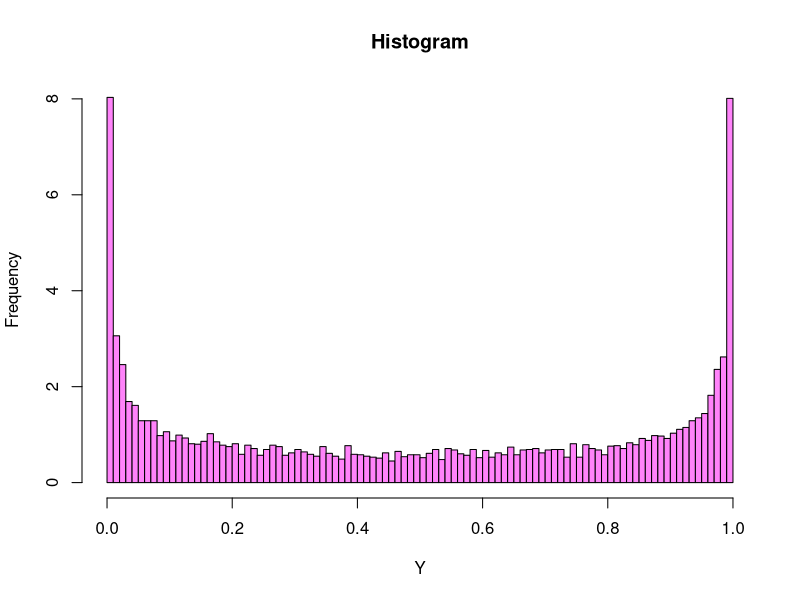
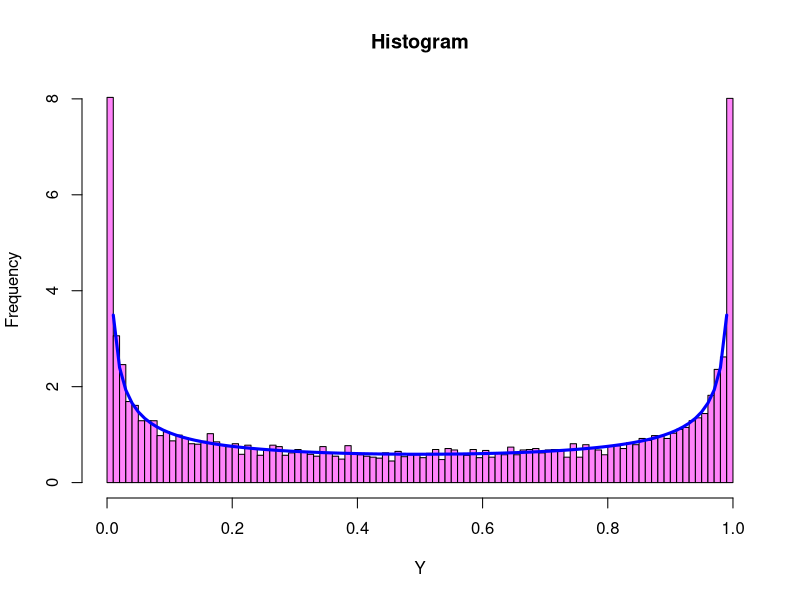
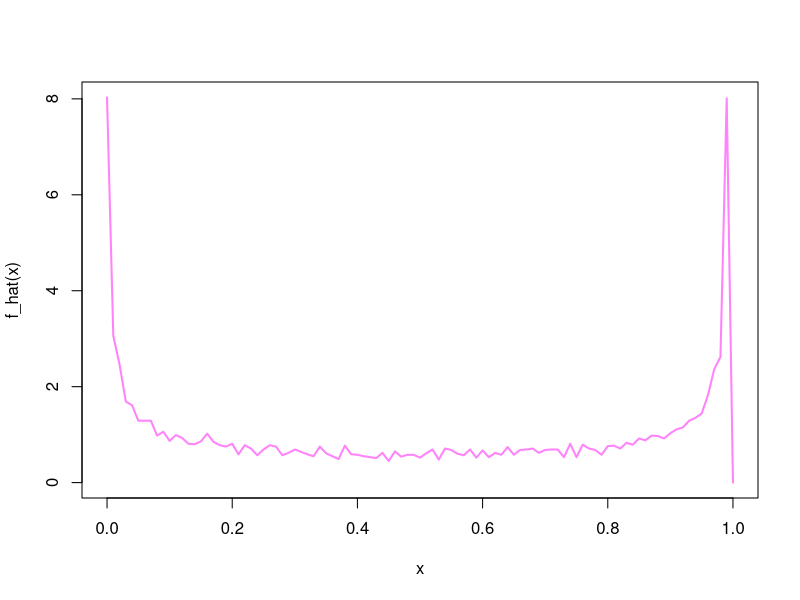
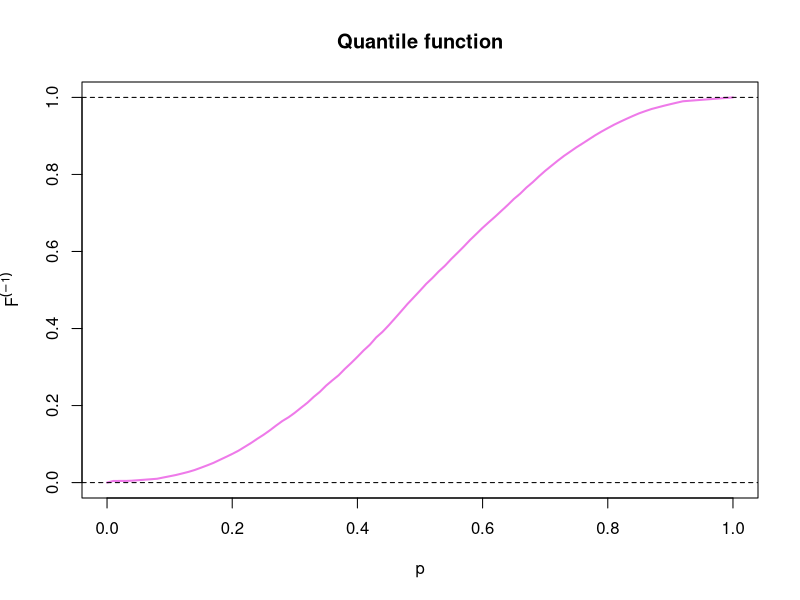
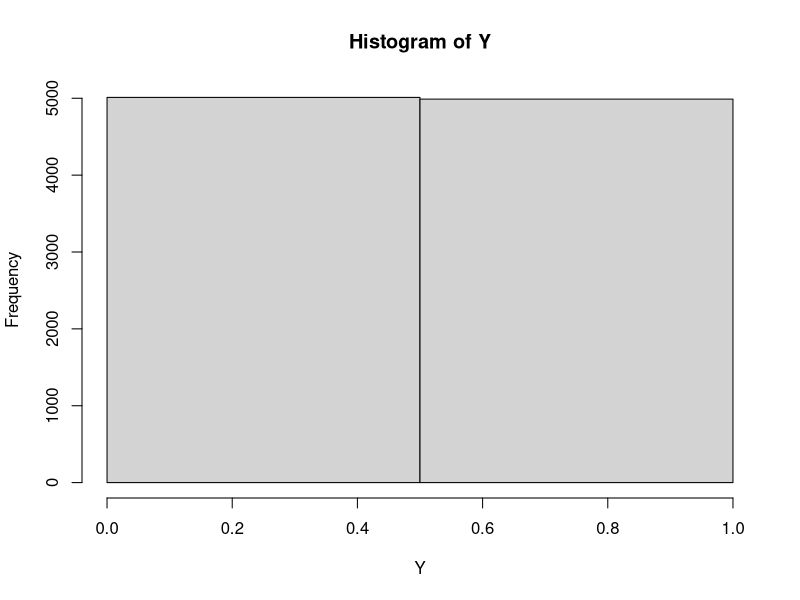
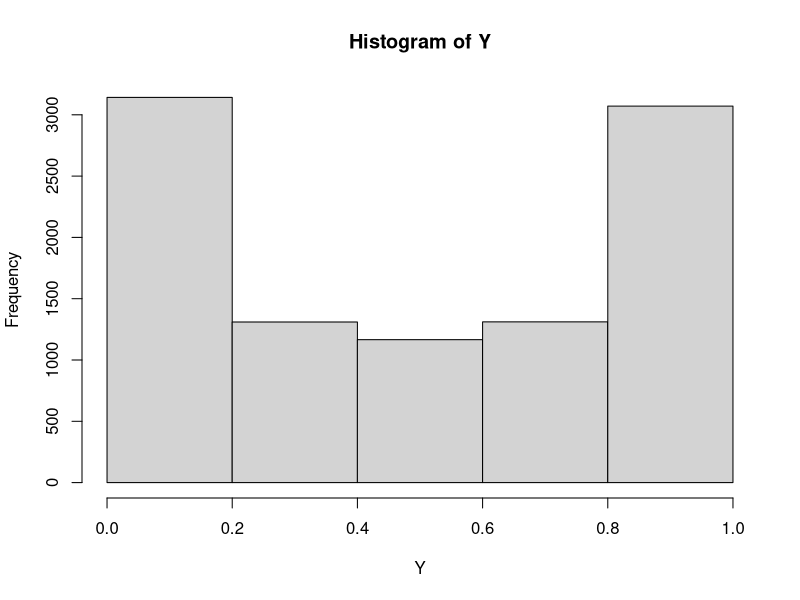
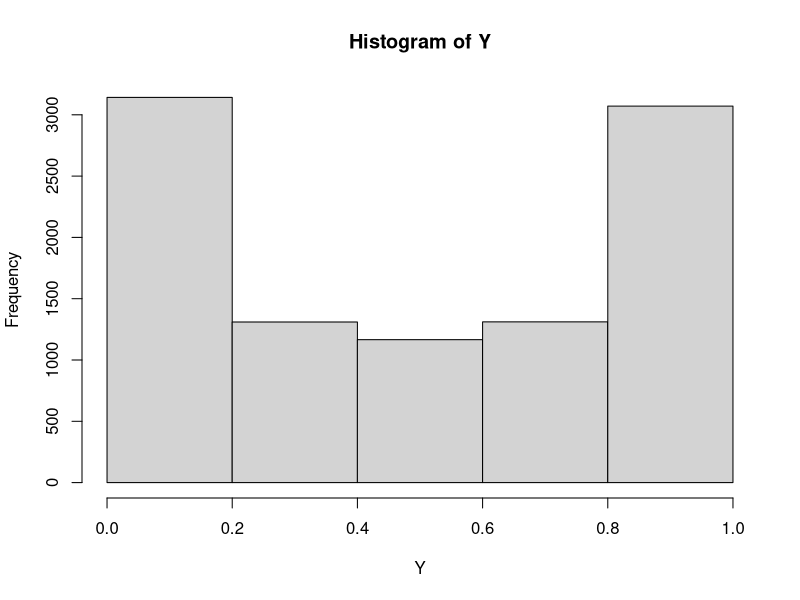
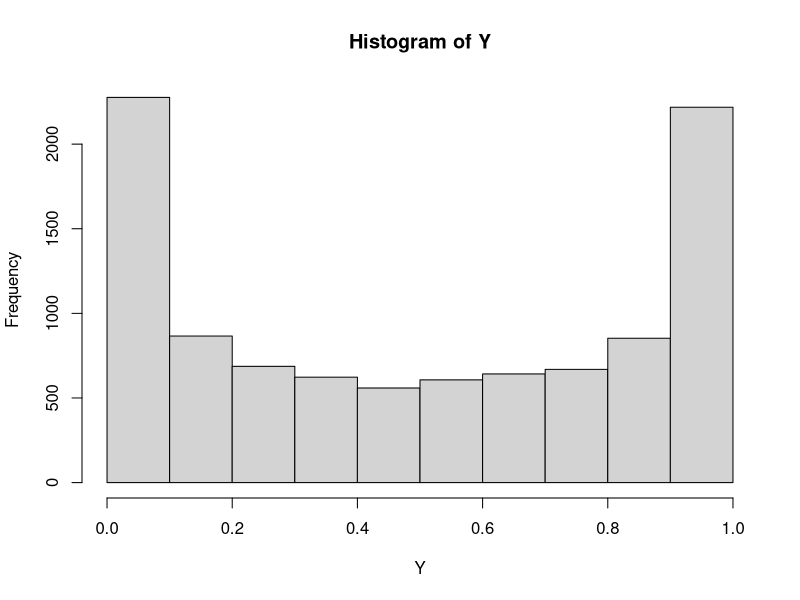

Write R code to recreate these figures, in order. (Note: a time limit stopped this script after it produced the figures.)
## ---- chunk 1
knitr::opts_chunk$set(echo = TRUE)
## ---- chunk 2
# Set alpha and beta 0.45
Y = rbeta(10000, 0.45, 0.45)
h = 0.01 # length of the bins 
N = round(1/h) # number of bins

# Plot the histogram
hist(Y, breaks = N, main = "Histogram", col="orchid1", 
     ylab = "Frequency", xlab = "Y", freq = F)
## ---- chunk 3
# Add to the plot the density of the true Beta.
X <- function(x) dbeta(x, 0.45, 0.45)
histogram = hist(Y, breaks=N, main="Histogram", freq = F, 
                 col="orchid1", ylab = "Frequency", xlab = "Y")
curve(X, 0, 1, add = T, col='blue', lwd = 3)
## ---- chunk 4
# histogram$density is the vector with all the heigts of the rectangles
# h is the length of each bins
pi <- histogram$density*h
sum(pi)
## ---- chunk 5
bins <- histogram$breaks # Set the bins
d <- histogram$density # Set the height of the bins

# Compute the function
f_hat <- function(x) {
  f_r <- 0
  for (j in 1:N){
    f_r = f_r + d[j]*(x >= bins[j])*(x < bins[j+1])
  }
  return (f_r)
}

# Let's see the plot of this function
curve(f_hat(x), from=0, to=1, lwd=2, col='orchid1')

# Let's see if this is a proper density
# We must expect an area under the curve, from 0 to 1, equal to 1
# In order to evaluate this integral, we had to set an higher number of subdivisions
integrate(f_hat, lower=0, upper=1, subdivisions=1000)

## ---- chunk 6
# We can get the quantile function via the density itself

# Consider the value of the integral, keeping in mind that when t>=1
# That value should be 1
my_int <- function(t) ifelse(t >= 1, 1, 
                             integrate(f_hat, -Inf, t, 
                                       subdivisions = 1000)$value) 
my_eq <- function(y, p) my_int(y) - p
F_q <- function(p) uniroot(my_eq, c(0,1), p = p)$root

# Now that we have our quantile function we can plot it
# But first we need to vectorize it
F_q_vec <- Vectorize(F_q, "p")
curve(F_q_vec(x), from = 0, to = 1,
      xlab = "p", ylab = expression(F^(-1)),
      lwd = 2, col = "orchid2", main='Quantile function')
abline(h=0, lty=2)
abline(h=1, lty=2)
## ---- chunk 7
# Generate the quantile function F^-1 of Y~Beta(0.45, 0.45)
Q_beta <- function(p) qbeta(p, 0.45, 0.45)

# Define a function that evaluate the p=1 Wasserstein distance
my_wasserstein <- function(h, e) {
  
  # Input:
  #       h <- binwidth
  #       e <- approximation level
  
  N = round(1/h)
  bins <- seq(0, 1, h) # Set the bins
  d <- hist(Y, breaks=N)$density # Set the height of the bins
  
  # Compute the function to evaluate f_hat
  f_hat <- function(x) {
    f_r <- 0
    for (j in 1:N){
      f_r = f_r + d[j]*(x >= bins[j])*(x < bins[j+1])
    }
    return (f_r)
  }
  
  # Get its quantile function
  my_int <- function(t) ifelse(t >= 1, 1, 
                               integrate(f_hat, -Inf, t, 
                                         subdivisions = 100/h)$value) 
  my_eq <- function(y, p) my_int(y) - p
  F_q <- function(p) uniroot(my_eq, c(0,1), p = p)$root
  F_q_vec <- Vectorize(F_q, "p")
  
  # Evaluate as a function the absolute distance between the 
  # empirical quantile of beta and the approximated one
  dist <- function(x) abs(Q_beta(x) - F_q_vec(x))
  
  # Evaluate the integral from 0 to 1 of the dist function <- Wasserstein distance
  wass <- integrate(dist, lower=0, upper=1, subdivisions=100/h)$value
  
  # If the value of the integral is less or equal than the approximation level
  # return the used binwidth,
  # else return 0
  if (wass <= e) { 
    return(h)
  }else{
    return(0)
  }
}
## ---- chunk 8

# Set 6 possible binwidths
binwidths <- c(0.5, 0.25, 0.2, 0.1, 0.05, 0.01)

# Set 4 approximations level we want to test
eps <- c(0.005, 0.01, 0.05, 0.1)

# Initialize a NA matrix where to store our results
results = matrix(data = NA, nrow = 4, ncol = 6)

# Check for each epsilon
for (e in 1:length(eps)) {
  # Check for each binwidth
  for (h in 1:length(binwidths)) {
    # Run the Wasserstein distance
    results[e,h] <- my_wasserstein(binwidths[h], eps[e])
  }
}

# Initialize the vector with all the largest h that satisfy the inequality
largest_h <- replicate(0, 4)

# For each epsilon check what is the maximum h between the ones we choose to analyze
for (i in 1:length(eps)) {
  largest_h[i] <- max(results[i,])
}

# Organize the results in a dataframe
table <- data.frame(eps = eps, largest_h = unlist(largest_h))
table
## ---- chunk 9
# Plot the results to see how the largest h can variate with different epsilon
plot(table, type='b', pch=19, col='red',
     xlab = 'Approximation levels e', ylab = 'Largest possible h',
     main = 'Relation between binwidth h and approximation level e')
